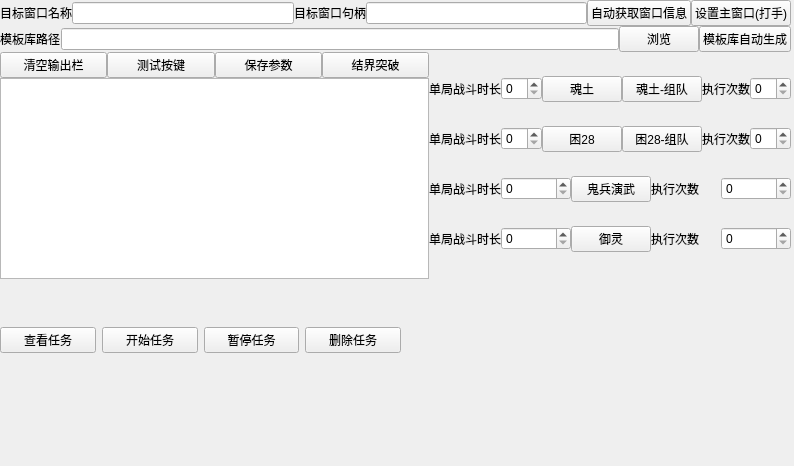
<?xml version="1.0" encoding="UTF-8"?>
<ui version="4.0">
 <class>Widget</class>
 <widget class="QWidget" name="Widget">
  <property name="geometry">
   <rect>
    <x>0</x>
    <y>0</y>
    <width>794</width>
    <height>466</height>
   </rect>
  </property>
  <property name="minimumSize">
   <size>
    <width>700</width>
    <height>300</height>
   </size>
  </property>
  <property name="windowTitle">
   <string>Widget</string>
  </property>
  <widget class="QWidget" name="verticalLayoutWidget_3">
   <property name="geometry">
    <rect>
     <x>0</x>
     <y>0</y>
     <width>791</width>
     <height>279</height>
    </rect>
   </property>
   <layout class="QVBoxLayout" name="verticalLayout_3">
    <property name="spacing">
     <number>0</number>
    </property>
    <property name="sizeConstraint">
     <enum>QLayout::SizeConstraint::SetDefaultConstraint</enum>
    </property>
    <item>
     <layout class="QHBoxLayout" name="horizontalLayout_2">
      <item>
       <widget class="QLabel" name="label_2">
        <property name="text">
         <string>目标窗口名称</string>
        </property>
       </widget>
      </item>
      <item>
       <widget class="QLineEdit" name="lineEdit_window_name">
        <property name="text">
         <string/>
        </property>
       </widget>
      </item>
      <item>
       <widget class="QLabel" name="label_3">
        <property name="text">
         <string>目标窗口句柄</string>
        </property>
       </widget>
      </item>
      <item>
       <widget class="QLineEdit" name="lineEdit_window_hld"/>
      </item>
      <item>
       <widget class="QPushButton" name="pushButton_window">
        <property name="text">
         <string>自动获取窗口信息</string>
        </property>
       </widget>
      </item>
      <item>
       <widget class="QPushButton" name="pushButton_main_window">
        <property name="text">
         <string>设置主窗口(打手)</string>
        </property>
       </widget>
      </item>
     </layout>
    </item>
    <item>
     <layout class="QHBoxLayout" name="horizontalLayout">
      <item>
       <widget class="QLabel" name="label">
        <property name="text">
         <string>模板库路径</string>
        </property>
       </widget>
      </item>
      <item>
       <widget class="QLineEdit" name="lineEdit_path">
        <property name="text">
         <string/>
        </property>
       </widget>
      </item>
      <item>
       <widget class="QPushButton" name="pushButton_liulan">
        <property name="text">
         <string>浏览</string>
        </property>
       </widget>
      </item>
      <item>
       <widget class="QPushButton" name="pushButton_muban">
        <property name="text">
         <string>模板库自动生成</string>
        </property>
       </widget>
      </item>
     </layout>
    </item>
    <item>
     <layout class="QHBoxLayout" name="horizontalLayout_7">
      <item>
       <layout class="QVBoxLayout" name="verticalLayout_2">
        <item>
         <layout class="QHBoxLayout" name="horizontalLayout_3">
          <item>
           <widget class="QPushButton" name="pushButton_qingkong">
            <property name="text">
             <string>清空输出栏</string>
            </property>
           </widget>
          </item>
          <item>
           <widget class="QPushButton" name="pushButton_ceshi">
            <property name="text">
             <string>测试按键</string>
            </property>
           </widget>
          </item>
          <item>
           <widget class="QPushButton" name="pushButton_baocun">
            <property name="text">
             <string>保存参数</string>
            </property>
           </widget>
          </item>
          <item>
           <widget class="QPushButton" name="pushButton_jiejietupo">
            <property name="text">
             <string>结界突破</string>
            </property>
           </widget>
          </item>
         </layout>
        </item>
        <item>
         <widget class="QTextEdit" name="textEdit"/>
        </item>
       </layout>
      </item>
      <item>
       <layout class="QVBoxLayout" name="verticalLayout">
        <item>
         <layout class="QHBoxLayout" name="horizontalLayout_4">
          <item>
           <widget class="QLabel" name="label_5">
            <property name="text">
             <string>单局战斗时长</string>
            </property>
           </widget>
          </item>
          <item>
           <widget class="QSpinBox" name="spinBox_huntu"/>
          </item>
          <item>
           <widget class="QPushButton" name="pushButton_huntu">
            <property name="text">
             <string>魂土</string>
            </property>
           </widget>
          </item>
          <item>
           <widget class="QPushButton" name="pushButton_huntu_zudui">
            <property name="text">
             <string>魂土-组队</string>
            </property>
           </widget>
          </item>
          <item>
           <widget class="QLabel" name="label_6">
            <property name="text">
             <string>执行次数</string>
            </property>
           </widget>
          </item>
          <item>
           <widget class="QSpinBox" name="spinBox_huntu_n"/>
          </item>
         </layout>
        </item>
        <item>
         <layout class="QHBoxLayout" name="horizontalLayout_5">
          <item>
           <widget class="QLabel" name="label_7">
            <property name="text">
             <string>单局战斗时长</string>
            </property>
           </widget>
          </item>
          <item>
           <widget class="QSpinBox" name="spinBox_k28"/>
          </item>
          <item>
           <widget class="QPushButton" name="pushButton_k28">
            <property name="text">
             <string>困28</string>
            </property>
           </widget>
          </item>
          <item>
           <widget class="QPushButton" name="pushButton_k28_zudui">
            <property name="text">
             <string>困28-组队</string>
            </property>
           </widget>
          </item>
          <item>
           <widget class="QLabel" name="label_8">
            <property name="text">
             <string>执行次数</string>
            </property>
           </widget>
          </item>
          <item>
           <widget class="QSpinBox" name="spinBox_k28_n"/>
          </item>
         </layout>
        </item>
        <item>
         <layout class="QHBoxLayout" name="horizontalLayout_6">
          <item>
           <widget class="QLabel" name="label_9">
            <property name="text">
             <string>单局战斗时长</string>
            </property>
           </widget>
          </item>
          <item>
           <widget class="QSpinBox" name="spinBox_gbyw"/>
          </item>
          <item>
           <widget class="QPushButton" name="pushButton_gbyw">
            <property name="text">
             <string>鬼兵演武</string>
            </property>
           </widget>
          </item>
          <item>
           <widget class="QLabel" name="label_10">
            <property name="text">
             <string>执行次数</string>
            </property>
           </widget>
          </item>
          <item>
           <widget class="QSpinBox" name="spinBox_gbyw_n"/>
          </item>
         </layout>
        </item>
        <item>
         <layout class="QHBoxLayout" name="horizontalLayout_8">
          <item>
           <widget class="QLabel" name="label_11">
            <property name="text">
             <string>单局战斗时长</string>
            </property>
           </widget>
          </item>
          <item>
           <widget class="QSpinBox" name="spinBox_yuling"/>
          </item>
          <item>
           <widget class="QPushButton" name="pushButton_yuling">
            <property name="text">
             <string>御灵</string>
            </property>
           </widget>
          </item>
          <item>
           <widget class="QLabel" name="label_12">
            <property name="text">
             <string>执行次数</string>
            </property>
           </widget>
          </item>
          <item>
           <widget class="QSpinBox" name="spinBox_yuling_n"/>
          </item>
         </layout>
        </item>
       </layout>
      </item>
     </layout>
    </item>
   </layout>
  </widget>
  <widget class="QWidget" name="horizontalLayoutWidget">
   <property name="geometry">
    <rect>
     <x>0</x>
     <y>300</y>
     <width>401</width>
     <height>80</height>
    </rect>
   </property>
   <layout class="QHBoxLayout" name="horizontalLayout_9">
    <item>
     <widget class="QPushButton" name="pushButton_chakan">
      <property name="text">
       <string>查看任务</string>
      </property>
     </widget>
    </item>
    <item>
     <widget class="QPushButton" name="pushButton_start">
      <property name="text">
       <string>开始任务</string>
      </property>
     </widget>
    </item>
    <item>
     <widget class="QPushButton" name="pushButton_zanting">
      <property name="text">
       <string>暂停任务</string>
      </property>
     </widget>
    </item>
    <item>
     <widget class="QPushButton" name="pushButton_shanchu">
      <property name="text">
       <string>删除任务</string>
      </property>
     </widget>
    </item>
   </layout>
  </widget>
 </widget>
 <resources/>
 <connections/>
</ui>
